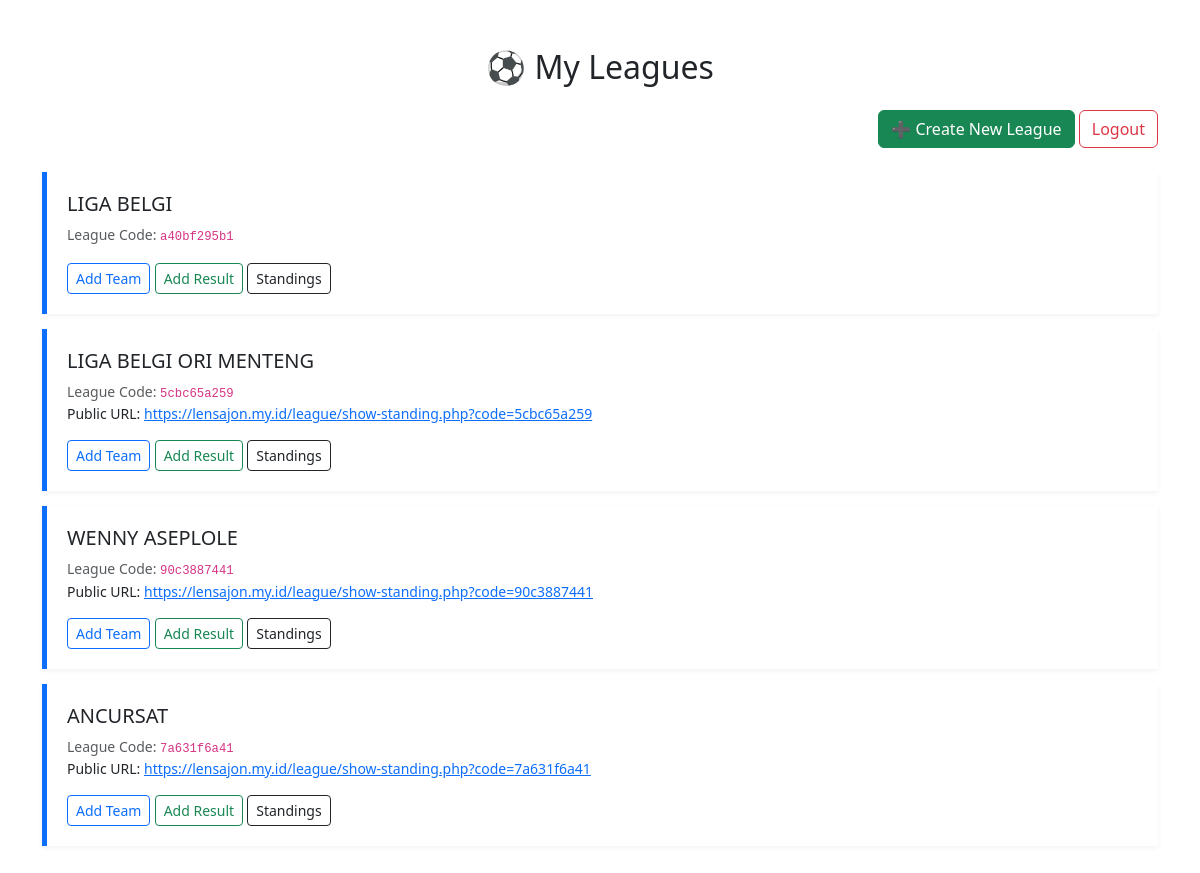
The page /my_leagues.php (signed in) on the database its author committed.
### tables this page shows
CREATE TABLE `leagues` (
  `id` int(11) NOT NULL,
  `user_id` int(11) NOT NULL,
  `name` varchar(100) NOT NULL,
  `created_by` int(11) DEFAULT NULL,
  `created_at` timestamp NOT NULL DEFAULT current_timestamp(),
  `is_public` tinyint(1) DEFAULT 0,
  `code` varchar(20) DEFAULT NULL
);

### my_leagues.php (the view, shortened to what this page needs)
<?php
$host = 'localhost';
$db = 'czkugpvg_league';
$user = 'czkugpvg_league';
$pass = 'BangJal!';
try {
    $pdo = new PDO("mysql:host=$host;dbname=$db", $user, $pass);
    $pdo->setAttribute(PDO::ATTR_ERRMODE, PDO::ERRMODE_EXCEPTION);
} catch (PDOException $e) {
    die("Connection failed: " . $e->getMessage());
}
$user_id = $_SESSION['user_id'];
$stmt = $pdo->prepare("SELECT id, name, code, is_public FROM leagues WHERE user_id = ?");
$stmt->execute([$user_id]);
$leagues = $stmt->fetchAll(PDO::FETCH_ASSOC);
$base_url = "https://lensajon.my.id/league";
?>
<!DOCTYPE html>
<html lang="en">
<head>
  <link href="https://cdn.jsdelivr.net/npm/bootstrap@5.3.0/dist/css/bootstrap.min.css" rel="stylesheet">
</head>
<body>
<div class="container py-5">
  <h2 class="text-center mb-4">⚽ My Leagues</h2>
  <div class="mb-4 text-end">
    <a href="create_league.php" class="btn btn-success">➕ Create New League</a>
    <a href="logout.php" class="btn btn-outline-danger">Logout</a>
  </div>
  <?php if (count($leagues) === 0): ?>
    <div class="alert alert-info text-center">You don't have any leagues yet.</div>
  <?php else: ?>
    <?php foreach ($leagues as $lg): ?>
      <div class="league-card">
        <h5><?= htmlspecialchars($lg['name']) ?></h5>
        <div class="small text-muted">League Code: <code><?= $lg['code'] ?></code></div>
        <?php if ($lg['is_public']): ?>
          <div class="small">Public URL:
            <a href="<?= $base_url ?>/show-standing.php?code=<?= $lg['code'] ?>" target="_blank">
              <?= $base_url ?>/show-standing.php?code=<?= $lg['code'] ?>
            </a>
          </div>
        <?php endif; ?>
        <div class="mt-3">
          <a href="add_team.php?league_id=<?= $lg['id'] ?>" class="btn btn-outline-primary btn-sm">Add Team</a>
          <a href="add_result.php?league_id=<?= $lg['id'] ?>" class="btn btn-outline-success btn-sm">Add Result</a>
          <a href="show-standing.php?code=<?= $lg['code'] ?>" target="_blank" class="btn btn-outline-dark btn-sm">Standings</a>
        </div>
      </div>
    <?php endforeach; ?>
  <?php endif; ?>
</div>
</body>
</html>

### my_leagues.php (style rules this page uses)
.league-card { border-left: 5px solid #0d6efd; background: #fff; padding: 20px; margin-bottom: 15px; box-shadow: 0 2px 5px rgba(0,0,0,0.05); }

### rows shown on the page
leagues: name "LIGA BELGI", code "a40bf295b1"
leagues: name "LIGA BELGI ORI MENTENG", code "5cbc65a259"
leagues: name "WENNY ASEPLOLE", code "90c3887441"
leagues: name "ANCURSAT", code "7a631f6a41"
